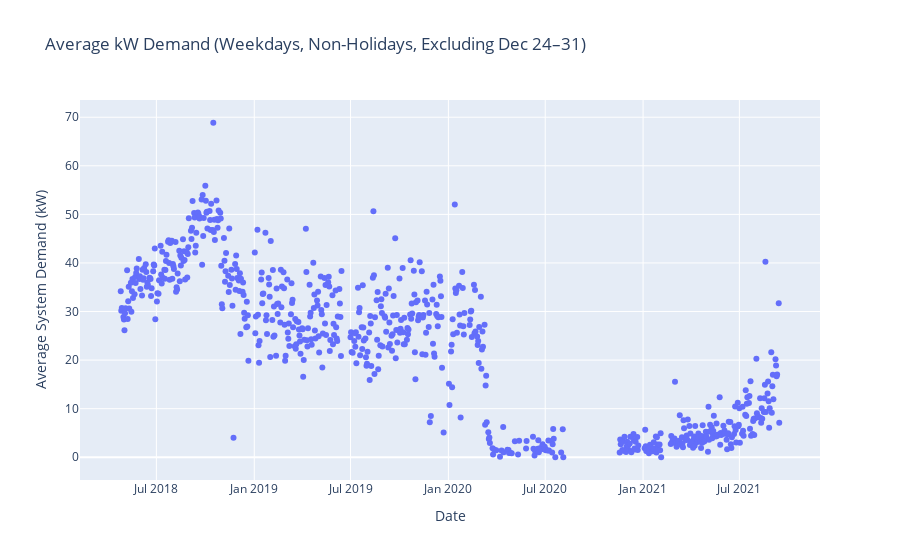

Notebook cell for this chart:
### Code cell
import pandas as pd
import plotly.express as px
import holidays

# =============================================================================
# 1. Load Raw Data
# =============================================================================

# Replace these file paths with actual file paths
df_2018 = pd.read_csv('YEAR/sessions_filtered_2018.csv')
df_2019 = pd.read_csv('YEAR/sessions_filtered_2019.csv')
df_2020 = pd.read_csv('YEAR/sessions_filtered_2020.csv')
df_2021 = pd.read_csv('YEAR/sessions_filtered_2021.csv')


# =============================================================================
# 2. Session Data Preprocessing Function
# =============================================================================

def process_sessions_df(df_raw, year_label):
    """Clean and process a raw sessions DataFrame."""
    # Drop rows with missing key data
    df = df_raw.dropna(subset=[
        'sessionID', 'connectionTime', 'disconnectTime', 'doneChargingTime', 'kWhDelivered'
    ]).copy()

    # Convert timestamps to datetime
    for col in ['connectionTime', 'disconnectTime', 'doneChargingTime']:
        df[col] = pd.to_datetime(df[col], errors='coerce')

    # Drop rows with failed datetime conversions
    df.dropna(subset=['connectionTime', 'disconnectTime'], inplace=True)

    # Compute session duration (in hours)
    df['session_duration'] = (
        (df['disconnectTime'] - df['connectionTime']).dt.total_seconds() / 3600.0
    )

    # Filter durations between 0 and 12 hours
    df = df[(df['session_duration'] > 0) & (df['session_duration'] < 12)]

    # Compute charging duration (in hours)
    df['charge_duration'] = (
        (df['doneChargingTime'] - df['connectionTime']).dt.total_seconds() / 3600.0
    )
    df = df[df['charge_duration'] > 0]

    # Calculate average power output (kW)
    df['power_output'] = df['kWhDelivered'] / df['charge_duration']

    # Add year label
    df['year'] = year_label

    return df


# =============================================================================
# 3. Process All Years and Combine
# =============================================================================

df1 = process_sessions_df(df_2018, 2018)
df2 = process_sessions_df(df_2019, 2019)
df3 = process_sessions_df(df_2020, 2020)
df4 = process_sessions_df(df_2021, 2021)

df = pd.concat([df1, df2, df3, df4], ignore_index=True)


# =============================================================================
# 4. Create Power Events and Calculate Daily Average Demand
# =============================================================================

# Create start and end power events
df_start = df[['connectionTime', 'power_output']].copy()
df_start.rename(columns={'connectionTime': 'timestamp'}, inplace=True)

df_end = df[['doneChargingTime', 'power_output']].copy()
df_end.rename(columns={'doneChargingTime': 'timestamp'}, inplace=True)
df_end['power_output'] *= -1  # negate to indicate power ending

# Combine and sort events
events_df = pd.concat([df_start, df_end], ignore_index=True)
events_df.sort_values('timestamp', inplace=True)

# Cumulative power to simulate system load
events_df['total_power'] = events_df['power_output'].cumsum()

# Set timestamp as index for resampling
events_df.set_index('timestamp', inplace=True)

# Resample to daily mean system load
daily_avg = events_df['total_power'].resample('D').mean().reset_index()


# =============================================================================
# 5. Filter by Business Days and Exclude Holidays
# =============================================================================

# Exclude weekends
daily_avg = daily_avg[daily_avg['timestamp'].dt.dayofweek < 5]

# Exclude US holidays
years = [2018, 2019, 2020, 2021]
us_holidays = holidays.US(years=years)
holiday_dates = pd.to_datetime(list(us_holidays.keys()))
daily_avg = daily_avg[~daily_avg['timestamp'].isin(holiday_dates)]

# Exclude December 24–31 (any year)
daily_avg = daily_avg[
    ~((daily_avg['timestamp'].dt.month == 12) & (daily_avg['timestamp'].dt.day >= 24))
]


# =============================================================================
# 6. Plot Average Demand
# =============================================================================

fig_demand = px.scatter(
    daily_avg,
    x='timestamp',
    y='total_power',
    labels={
        'timestamp': 'Date',
        'total_power': 'Average System Demand (kW)'
    },
    title='Average kW Demand (Weekdays, Non-Holidays, Excluding Dec 24–31)'
)
fig_demand.show()

### Figure 1 — Plotly figure (JSON) as saved in the notebook; plotly's stock layout.template omitted (floating-point values rounded to 4 significant figures; data arrays with more than 128 entries replaced by an {"elided": "..."} marker saying what was removed)
{"data": [{"hovertemplate": "Date=%{x}<br>Average System Demand (kW)=%{y}<extra></extra>", "legendgroup": "", "marker": {"color": "#636efa", "symbol": "circle"}, "mode": "markers", "name": "", "orientation": "v", "showlegend": false, "x": {"elided": "836 str values"}, "xaxis": "x", "y": {"elided": "836 float values"}, "yaxis": "y", "type": "scatter"}], "layout": {"xaxis": {"anchor": "y", "domain": [0.0, 1.0], "title": {"text": "Date"}}, "yaxis": {"anchor": "x", "domain": [0.0, 1.0], "title": {"text": "Average System Demand (kW)"}}, "legend": {"tracegroupgap": 0}, "title": {"text": "Average kW Demand (Weekdays, Non-Holidays, Excluding Dec 24–31)"}}}
